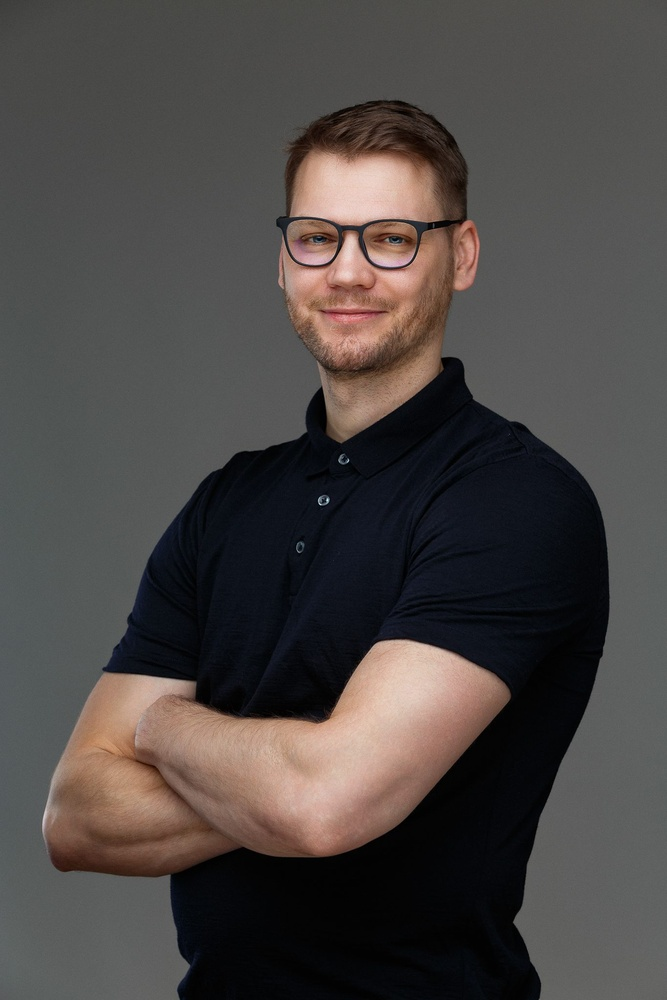
#> input picture Jānis Kreics_019b.jpg, 667 x 1000 px, shrunk from 1365 x 2048 before the run, found by its file name
$ python process_photo.py
#> lines starting #> are read from the running program, lines starting #| are printed output that depends on the picture
from PIL import Image, ImageEnhance, ImageFilter
import numpy as np

src = r"C:\Users\B12\Desktop\CLAUDE_MY\Jānis Kreics_019b.jpg"
dst = r"C:\Users\B12\Desktop\CLAUDE_MY\Janis_Kreics_019b_bw.jpg"

img = Image.open(src)
#> img is the input picture: PIL image 667x1000 RGB; mean R, G, B 75.6, 70.5, 68.5

# Convert to grayscale
gray = img.convert("L")
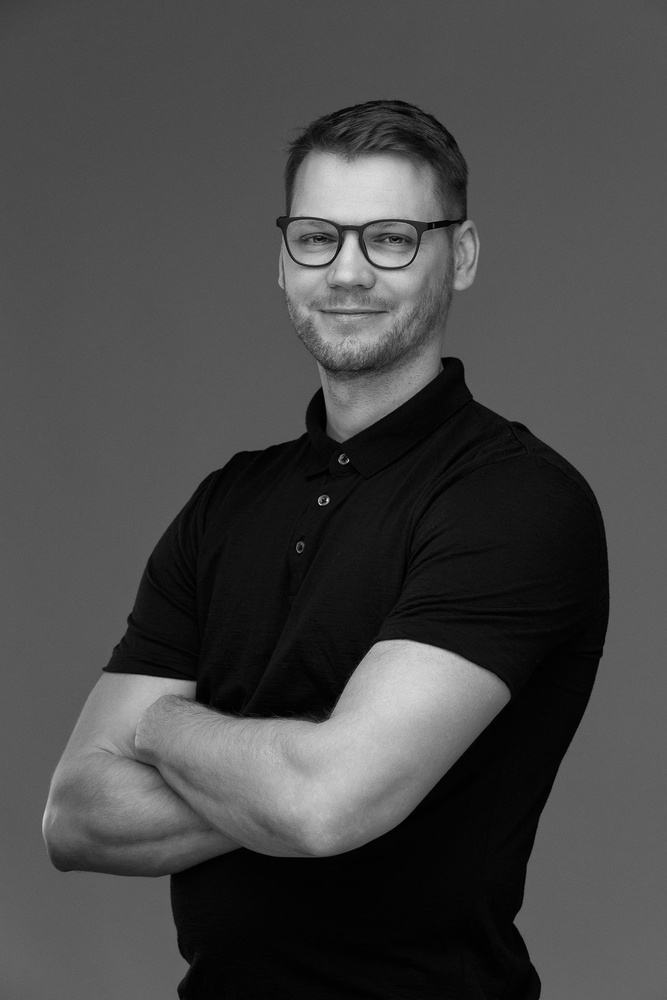
#> gray: PIL image 667x1000 L; min 0, max 231, mean 71.8

arr = np.array(gray, dtype=np.float32)

# Apply a gentle S-curve: lift shadows/midtones (background), preserve deep darks (clothing)
# Background in original is ~128 gray — we want it near 220+
# Use gamma correction + levels to achieve this

# Step 1: Lift midtones with gamma < 1 (brightens without blowing out highlights)
gamma = 0.55
lifted = np.power(arr / 255.0, gamma) * 255.0
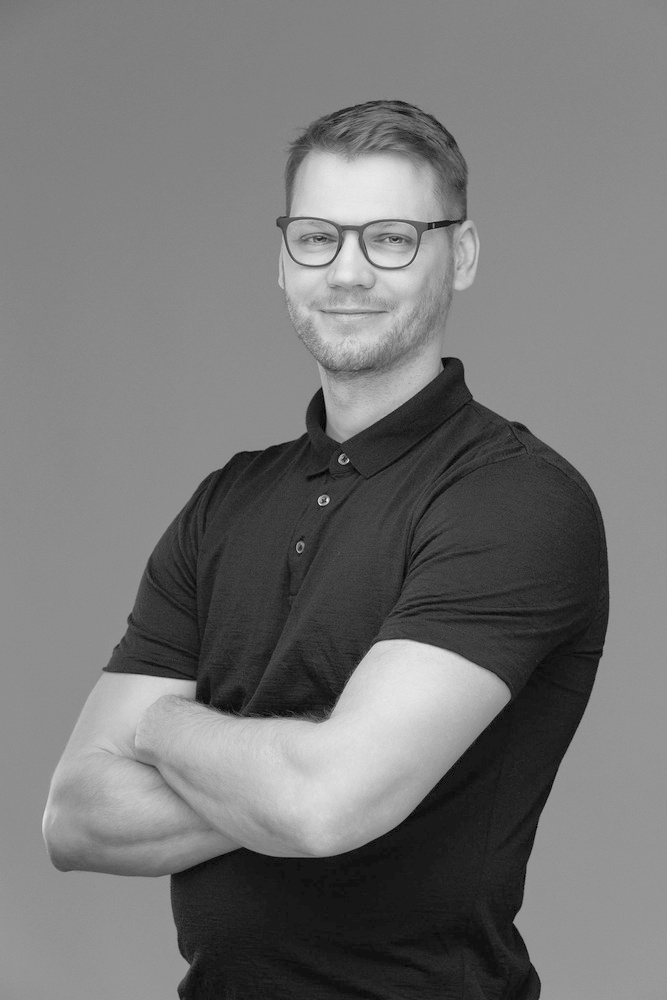
#> lifted: shape (1000, 667) float32; min 0, max 241.5, mean 117.8

# Step 2: Stretch levels so output range covers full 0-255
in_black, in_white = 0, 255
out_black, out_white = 10, 255
stretched = np.clip((lifted - in_black) / (in_white - in_black) * (out_white - out_black) + out_black, 0, 255)

result = Image.fromarray(stretched.astype(np.uint8))

# Slight sharpness boost for professional crispness
result = ImageEnhance.Sharpness(result).enhance(1.3)
# Slight contrast boost to keep subject looking defined
result = ImageEnhance.Contrast(result).enhance(1.15)

result.save(dst, quality=95)
print(f"Saved to: {dst}")
